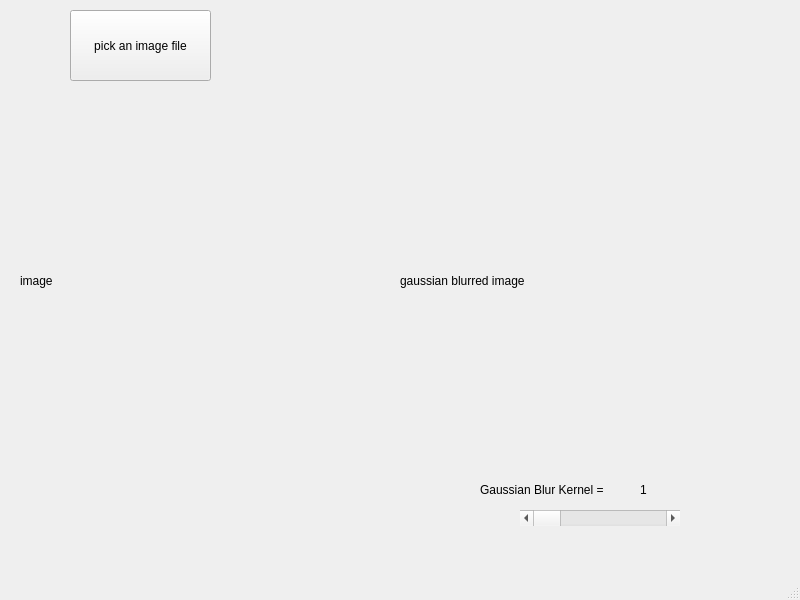
<?xml version="1.0" encoding="UTF-8"?>
<ui version="4.0">
 <class>MainWindow</class>
 <widget class="QMainWindow" name="MainWindow">
  <property name="geometry">
   <rect>
    <x>0</x>
    <y>0</y>
    <width>800</width>
    <height>600</height>
   </rect>
  </property>
  <property name="windowTitle">
   <string>MainWindow</string>
  </property>
  <widget class="QWidget" name="centralwidget">
   <widget class="QPushButton" name="filePickerButton">
    <property name="geometry">
     <rect>
      <x>70</x>
      <y>10</y>
      <width>141</width>
      <height>71</height>
     </rect>
    </property>
    <property name="text">
     <string>pick an image file</string>
    </property>
   </widget>
   <widget class="QLabel" name="imageLabel">
    <property name="geometry">
     <rect>
      <x>20</x>
      <y>130</y>
      <width>361</width>
      <height>301</height>
     </rect>
    </property>
    <property name="text">
     <string>image</string>
    </property>
   </widget>
   <widget class="QScrollBar" name="horizontalScrollBar">
    <property name="geometry">
     <rect>
      <x>520</x>
      <y>510</y>
      <width>160</width>
      <height>16</height>
     </rect>
    </property>
    <property name="minimum">
     <number>1</number>
    </property>
    <property name="maximum">
     <number>201</number>
    </property>
    <property name="singleStep">
     <number>2</number>
    </property>
    <property name="orientation">
     <enum>Qt::Orientation::Horizontal</enum>
    </property>
   </widget>
   <widget class="QLabel" name="imageLabel_2">
    <property name="geometry">
     <rect>
      <x>400</x>
      <y>130</y>
      <width>361</width>
      <height>301</height>
     </rect>
    </property>
    <property name="text">
     <string>gaussian blurred image</string>
    </property>
   </widget>
   <widget class="QLabel" name="kernelLabel">
    <property name="geometry">
     <rect>
      <x>640</x>
      <y>480</y>
      <width>51</width>
      <height>20</height>
     </rect>
    </property>
    <property name="text">
     <string>1</string>
    </property>
   </widget>
   <widget class="QLabel" name="kernelLabel_2">
    <property name="geometry">
     <rect>
      <x>480</x>
      <y>480</y>
      <width>151</width>
      <height>20</height>
     </rect>
    </property>
    <property name="text">
     <string>Gaussian Blur Kernel = </string>
    </property>
   </widget>
  </widget>
  <widget class="QMenuBar" name="menubar">
   <property name="geometry">
    <rect>
     <x>0</x>
     <y>0</y>
     <width>800</width>
     <height>24</height>
    </rect>
   </property>
  </widget>
  <widget class="QStatusBar" name="statusbar"/>
 </widget>
 <resources/>
 <connections/>
</ui>
